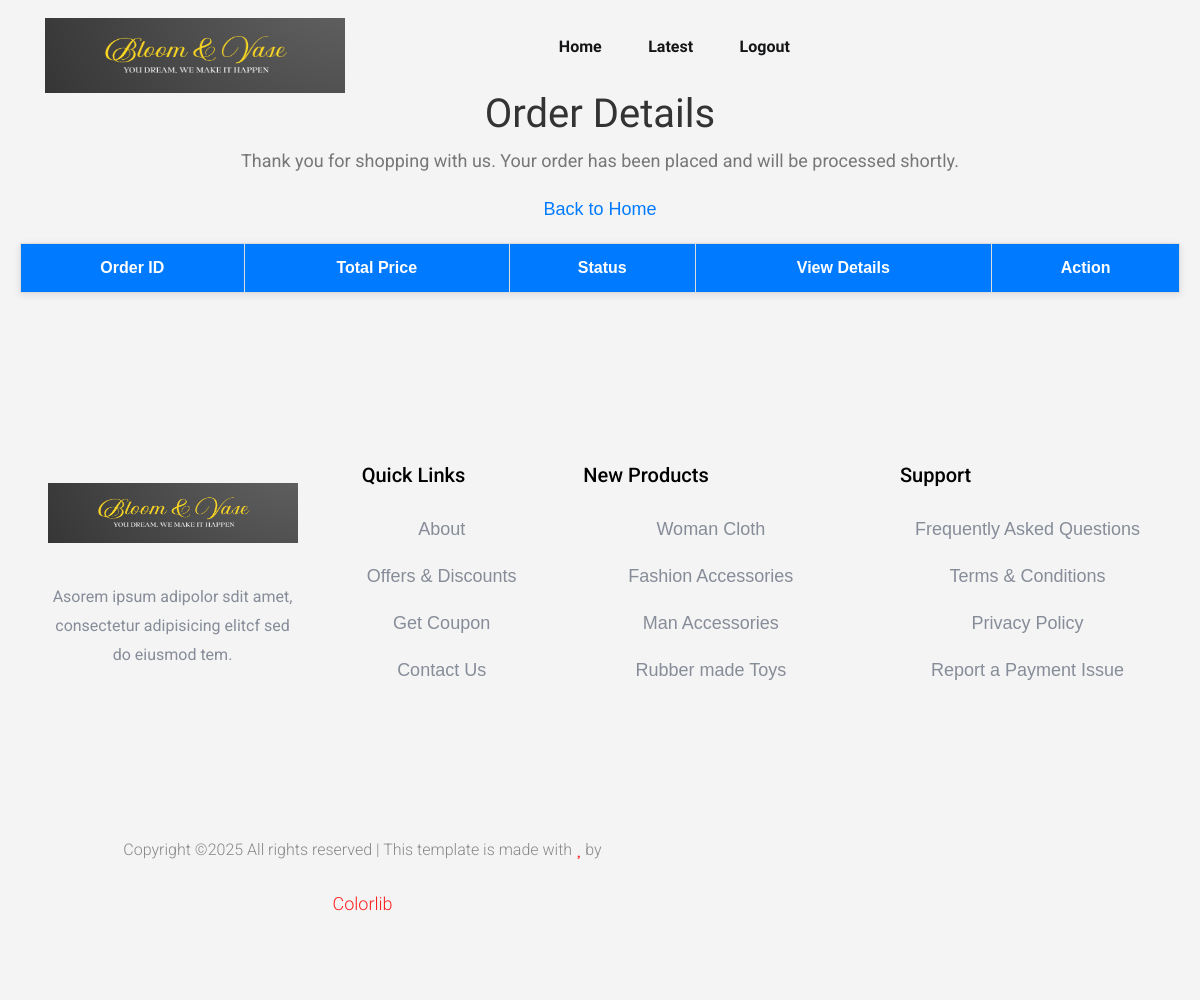
The app's page /order/all-orders/ (signed in), older data.
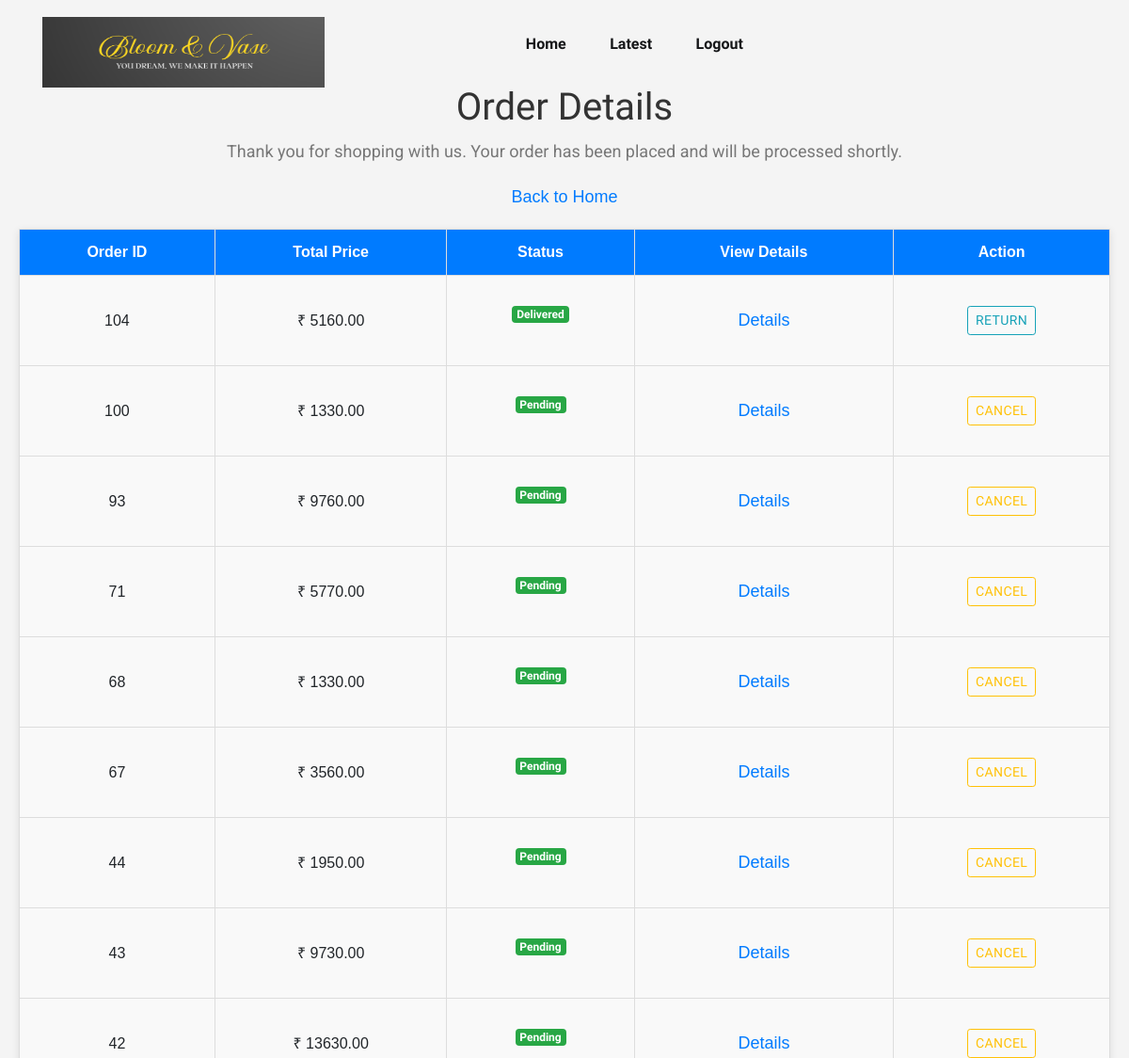
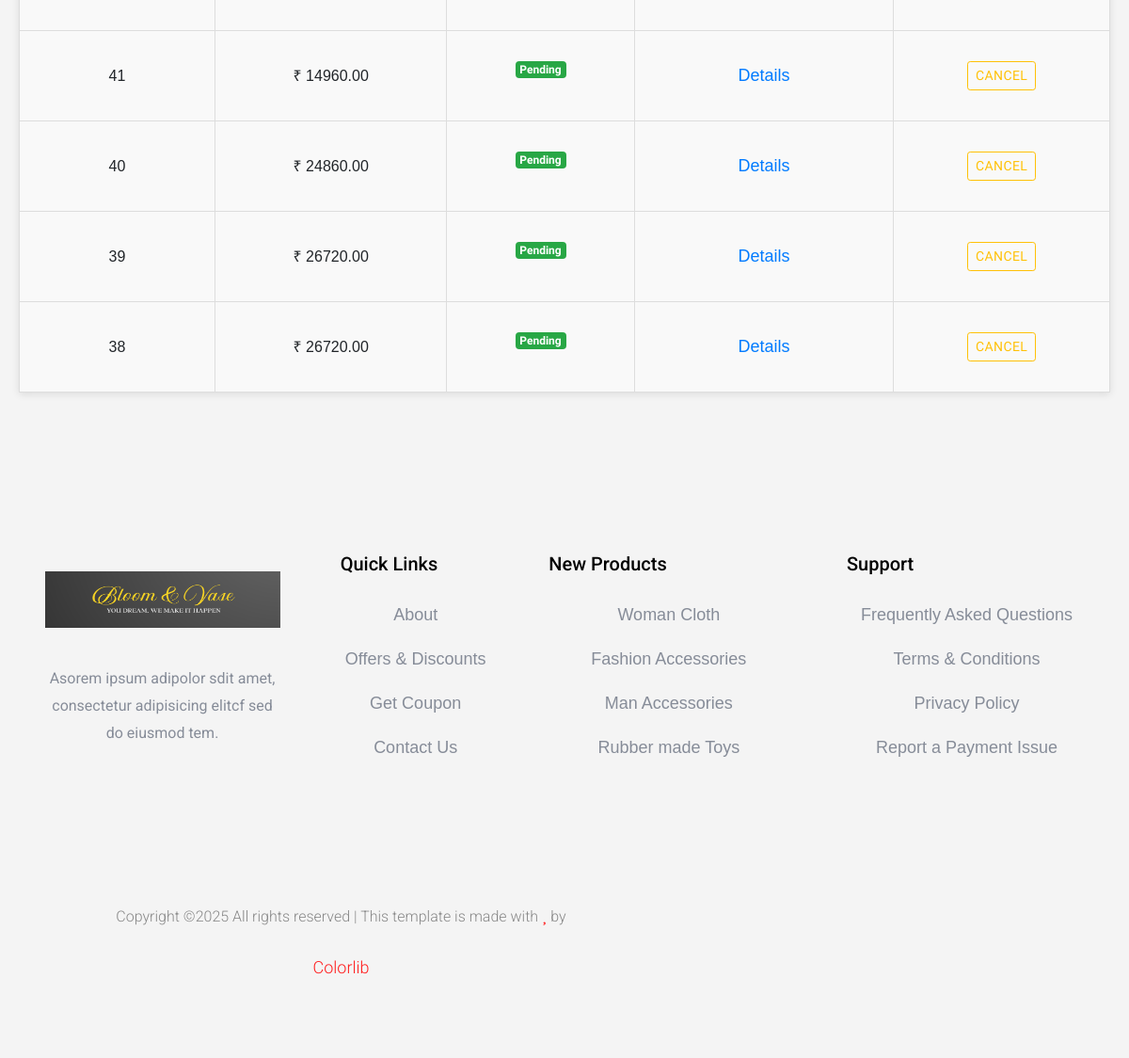
The same page, newer data (2 pictures, top to bottom).
### order/models.py (models this page shows)
class Order(models.Model):
    STATUS_CHOICES = (
        ('Pending','Pending'),
        ('Processing','Processing'),
        ('Shipped','Shipped'),
        ('Delivered','Delivered'),
        ('Cancelled','Cancelled')
    )
    RETURN_STATUS_CHOICES = (
        ('Return Requested','Return Requested'),
        ('Returned','Returned'),
        ('Rejected','Rejected')
    )
    PAYMENT_STATUS_CHOICES = (
        ('Pending','Pending'),
        ('Paid','Paid')
    )
    user = models.ForeignKey(MyUser,on_delete=models.CASCADE)
    created_at = models.DateTimeField(default=timezone.now)
    total_price = models.DecimalField(max_digits=10,decimal_places=2)
    status = models.CharField(max_length=50,choices=STATUS_CHOICES,default='Pending')
    street_address=models.CharField(max_length=255)
    city = models.CharField(max_length=100)
    district = models.CharField(max_length=100)
    state = models.CharField(max_length=100)
    pincode = models.CharField(max_length=20)
    payment = models.CharField(max_length=100)
    payment_status = models.CharField(max_length=100,choices=PAYMENT_STATUS_CHOICES,default='Pending')
    is_return = models.BooleanField(default=False)
    return_status = models.CharField(max_length=100,choices = RETURN_STATUS_CHOICES,default='none')
    is_cancelled = models.BooleanField(default=False)

### order/views.py (the view)
# urls.py: path('all-orders/',all_orders , name='order_success'),
def all_orders(request):
    user = request.user
    orders = Order.objects.filter(user=user).order_by('-created_at')
    return render(request,'all-orders.html',{'orders':orders})

### order/templates/all-orders.html (shortened to what this page needs)
{% extends 'user/index.html' %}
{% load static %}
{% block body %}
<!DOCTYPE html>
<html lang="en">
<head>
</head>
<body>
    <h1>Order Details</h1>
    <p>Thank you for shopping with us. Your order has been placed and will be processed shortly.</p>
    <a href="{% url 'home' %}">Back to Home</a>
    <table>
        <thead>
            <tr>
                <th>Order ID</th>
                <th>Total Price</th>
                <th>Status</th>
                <th>View Details</th>
                <th>Action</th>
            </tr>
        </thead>
        <tbody>
            {% for order in orders %}
            <tr>
                <td>{{ order.id }}</td>
                <td>₹ {{ order.total_price }}</td>
                <td>
                {% if order.is_return %}
                {% if order.return_status == 'Return Requested' %}
                <p style="color:black" >{{ order.return_status }}</p>
                {% elif order.return_status == 'Returned' %}
                <p style="color:green" >{{ order.return_status }}</p>
                {% else %}
                <p style="color:red" >{{ order.return_status }}</p>
                {% endif %}
                {% elif order.cancellations.cancel_status == 'pending' %}
                <p> cancellation request send</p>
                {% elif order.is_cancelled %}
                <p >cancelled </p>
                {% else %}
                <span class = 'badge bg-success'>{{order.status}}</span>
                {% endif %}</p>
                </td>
                <td><a href="{% url 'order_details' order.id %}">Details</a></td>
                <td>{% if order.is_cancelled %}
                    {% elif order.is_return %}
                    {% else %}
                        {% if order.status != 'Delivered' and order.status != 'cancellation requested' and order.status != 'Returned' %}
                        <a href="{% url 'cancel_order' order.id %}">
                            <button class="btn btn-outline-warning btn-sm">Cancel</button>
                        </a>
                        {% elif order.status == 'Delivered' %}
                        <a href="{% url 'return_request' order.id %}">
                            <button class="btn btn-outline-info btn-sm">Return</button>
                        </a>
                        {% endif %}
                    {% endif %}</a></td>
            </tr>
            {% endfor %}
        </tbody>
    </table>
</body>
</html>
{% endblock body %}

### user/templates/user/index.html (shortened to what this page needs)
{% load static%}
<!doctype html>
<html class="no-js" lang="zxx">
<head>
    <link href="https://cdn.jsdelivr.net/npm/bootstrap@5.3.3/dist/css/bootstrap.min.css" rel="stylesheet">
    <link rel="stylesheet" href="{% static 'assets/css/owl.carousel.min.css' %}">
    <link rel="stylesheet" href="{% static 'assets/css/flaticon.css' %}">
    <link rel="stylesheet" href="{% static 'assets/css/slicknav.css' %}">
    <link rel="stylesheet" href="{% static 'assets/css/animate.min.css' %}">
    <link rel="stylesheet" href="{% static 'assets/css/magnific-popup.css' %}">
    <link rel="stylesheet" href="{% static 'assets/css/fontawesome-all.min.css' %}">
    <link rel="stylesheet" href="{% static 'assets/css/themify-icons.css' %}">
    <link rel="stylesheet" href="{% static 'assets/css/slick.css' %}">
    <link rel="stylesheet" href="{% static 'assets/css/nice-select.css' %}">
    <link rel="stylesheet" href="{% static 'assets/css/style.css' %}">
    <link rel="stylesheet" href="{% static 'img\css\bootstrap.min.css' %}">
</head>
<body>
    <header>
        <div class="header-area">
            <div class="main-header header-sticky" >
                <div class="container-fluid">
                    <div class="menu-wrapper" style = 'height: 70px'>
                        <div class="logo">
                            <a href="{% url 'home'%}"><img style = 'height: 75px ; width:300px' src="{% static 'assets/img/vases/vase logo.png' %}" alt=""></a>
                        </div>
                        <div class="main-menu d-none d-lg-block">
                            <nav>
                                <ul id="navigation">
                                    <li><a href="{% url 'home'%}">Home</a></li>
                                    <li ><a href="#">Latest</a>
                                    </li>
                                    {% if user.is_authenticated %}
                                    <li><a href="{% url 'user_logout'%}">Logout</a></li>
                                    {% else %}
                                    <li><a href="{% url 'user_login'%}">Login</a></li>
                                    {% endif %}
                                </ul>
                            </nav>
                        </div>
                        <div class="header-right">
                            <ul>
                                <li>
                                    <div class="nav-search search-switch">
                                        <span class="flaticon-search"></span>
                                    </div>
                                </li>
                                <li><a href="{% url 'user_profile' %}"><span class="flaticon-user"></span></a></li>
                                <li><a href="{% url 'view_cart' %}"><span class="flaticon-shopping-cart"></span></a> </li>
                            </ul>
                        </div>
                    </div>
                </div>
            </div>
        </div>
    </header>
   {% block body %}
   {% endblock body%}
    <footer>
        <div class="footer-area footer-padding">
            <div class="container">
                <div class="row d-flex justify-content-between">
                    <div class="col-xl-3 col-lg-3 col-md-5 col-sm-6">
                        <div class="single-footer-caption mb-50">
                            <div class="single-footer-caption mb-30">
                                <div class="footer-logo">
                                    <a href="index.html"><img style = 'height: 60px ; width:250px' src="{% static 'assets/img/vases/vase logo.png' %}" alt=""></a>
                                </div>
                                <div class="footer-tittle">
                                    <div class="footer-pera">
                                        <p>Asorem ipsum adipolor sdit amet, consectetur adipisicing elitcf sed do eiusmod tem.</p>
                                </div>
                                </div>
                            </div>
                        </div>
                    </div>
                    <div class="col-xl-2 col-lg-3 col-md-3 col-sm-5">
                        <div class="single-footer-caption mb-50">
                            <div class="footer-tittle">
                                <h4>Quick Links</h4>
                                <ul>
                                    <li><a href="#">About</a></li>
                                    <li><a href="#"> Offers & Discounts</a></li>
                                    <li><a href="#"> Get Coupon</a></li>
                                    <li><a href="#">  Contact Us</a></li>
                                </ul>
                            </div>
                        </div>
                    </div>
                    <div class="col-xl-3 col-lg-3 col-md-4 col-sm-7">
                        <div class="single-footer-caption mb-50">
                            <div class="footer-tittle">
                                <h4>New Products</h4>
                                <ul>
                                    <li><a href="#">Woman Cloth</a></li>
                                    <li><a href="#">Fashion Accessories</a></li>
                                    <li><a href="#"> Man Accessories</a></li>
                                    <li><a href="#"> Rubber made Toys</a></li>
                                </ul>
                            </div>
                        </div>
                    </div>
                    <div class="col-xl-3 col-lg-3 col-md-5 col-sm-7">
                        <div class="single-footer-caption mb-50">
                            <div class="footer-tittle">
                                <h4>Support</h4>
                                <ul>
                                    <li><a href="#">Frequently Asked Questions</a></li>
                                    <li><a href="#">Terms & Conditions</a></li>
                                    <li><a href="#">Privacy Policy</a></li>
                                    <li><a href="#">Report a Payment Issue</a></li>
                                </ul>
                            </div>
                        </div>
                    </div>
                </div>
                <div class="row align-items-center">
                    <div class="col-xl-7 col-lg-8 col-md-7">
                        <div class="footer-copy-right">
                            <p>
  Copyright &copy;<script>document.write(new Date().getFullYear());</script> All rights reserved | This template is made with <i class="fa fa-heart" aria-hidden="true"></i> by <a href="https://colorlib.com" target="_blank">Colorlib</a>
  </p>
                        </div>
                    </div>
                    <div class="col-xl-5 col-lg-4 col-md-5">
                        <div class="footer-copy-right f-right">
                            <div class="footer-social">
                                <a href="#"><i class="fab fa-twitter"></i></a>
                                <a href="https://www.facebook.com/sai4ull"><i class="fab fa-facebook-f"></i></a>
                                <a href="#"><i class="fab fa-behance"></i></a>
                                <a href="#"><i class="fas fa-globe"></i></a>
                            </div>
                        </div>
                    </div>
                </div>
            </div>
        </div>
    </footer>
</body>
</html>

### order/templates/all-orders.html (style rules this page uses)
body { font-family: Arial, sans-serif; margin: 0; padding: 20px; background-color: #f4f4f4; }
h1 { text-align: center; color: #333; }
p { text-align: center; font-size: 18px; }
a { display: block; text-align: center; margin: 20px 0; font-size: 18px; color: #007bff; text-decoration: none; }
table { width: 100%; margin: 20px 0; border-collapse: collapse; background-color: #fff; box-shadow: 0 2px 8px rgba(0, 0, 0, 0.1); }
th, td { padding: 12px; text-align: center; border: 1px solid #ddd; }
th { background-color: #007bff; color: white; }
td { background-color: #f9f9f9; }
td a { color: #007bff; text-decoration: none; }

Row changes from the older to the newer data that the page shows:
added Order: id "104", total_price "5160.00", status "Delivered", is_cancelled "RETURN"
added Order: id "100", total_price "1330.00", status "Pending", is_cancelled "CANCEL"
added Order: id "93", total_price "9760.00", status "Pending", is_cancelled "CANCEL"
added Order: id "71", total_price "5770.00", status "Pending", is_cancelled "CANCEL"
added Order: id "68", total_price "1330.00", status "Pending", is_cancelled "CANCEL"
added Order: id "67", total_price "3560.00", status "Pending", is_cancelled "CANCEL"
added Order: id "44", total_price "1950.00", status "Pending", is_cancelled "CANCEL"
added Order: id "43", total_price "9730.00", status "Pending", is_cancelled "CANCEL"
added Order: id "42", total_price "13630.00", status "Pending", is_cancelled "CANCEL"
added Order: id "41", total_price "14960.00", status "Pending", is_cancelled "CANCEL"
added Order: id "40", total_price "24860.00", status "Pending", is_cancelled "CANCEL"
added Order: id "39", total_price "26720.00", status "Pending", is_cancelled "CANCEL"
added Order: id "38", total_price "26720.00", status "Pending", is_cancelled "CANCEL"
